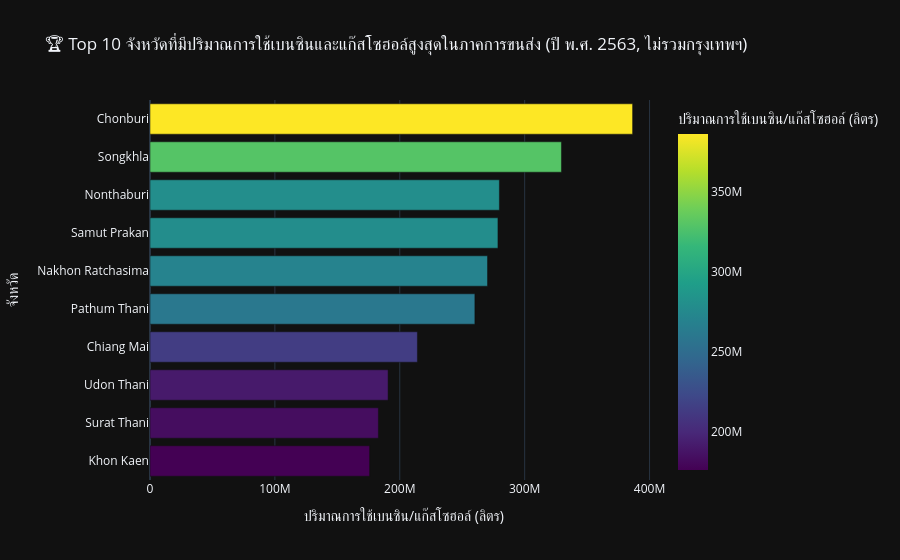

The notebook cell saved with this chart:
### Markdown cell above
### 📊 แผนภาพ 2: Top 10 จังหวัดที่มีการใช้น้ำมันประเภทเบนซิน/แก๊สโซฮอล์สูงสุด (ปี 2563 - ไม่รวมกรุงเทพมหานคร)
กรุงเทพมหานครจะมีอัตราส่วนที่สูงมากเป็นปกติ เราจึงแยกออกเพื่อดูความต้องการพลังงานในต่างจังหวัดที่มีความสำคัญทางเศรษฐกิจ

### Code cell
# กรองข้อมูลเฉพาะปี 2563 และไม่รวมกรุงเทพฯ
df_prov_2563 = df_fuel[(df_fuel['BE_Year'] == 2563) & (df_fuel['Province'] != 'Bangkok')]

# เลือก 10 อันดับแรก
df_top10 = df_prov_2563.nlargest(10, 'Gasoline_Gasohol')

# พล็อตกราฟแท่งแนวนอน
fig_prov = px.bar(
    df_top10, 
    x='Gasoline_Gasohol', 
    y='Province', 
    orientation='h',
    labels={'Gasoline_Gasohol': 'ปริมาณการใช้เบนซิน/แก๊สโซฮอล์ (ลิตร)', 'Province': 'จังหวัด'},
    title='🏆 Top 10 จังหวัดที่มีปริมาณการใช้เบนซินและแก๊สโซฮอล์สูงสุดในภาคการขนส่ง (ปี พ.ศ. 2563, ไม่รวมกรุงเทพฯ)',
    template='plotly_dark',
    color='Gasoline_Gasohol',
    color_continuous_scale='Viridis'
)

fig_prov.update_layout(yaxis={'categoryorder':'total ascending'})
fig_prov.show()

### Figure 1 — Plotly figure (JSON) as saved in the notebook; plotly's stock layout.template omitted (floating-point values rounded to 4 significant figures)
{"data": [{"alignmentgroup": "True", "hovertemplate": "ปริมาณการใช้เบนซิน/แก๊สโซฮอล์ (ลิตร)=%{marker.color}<br>จังหวัด=%{y}<extra></extra>", "legendgroup": "", "marker": {"color": [386428431, 329456883, 279760284, 278605603, 270268188, 260133094, 214122066, 190650797, 182898666, 175847009], "coloraxis": "coloraxis", "pattern": {"shape": ""}}, "name": "", "offsetgroup": "", "orientation": "h", "showlegend": false, "textposition": "auto", "type": "bar", "x": [386428431, 329456883, 279760284, 278605603, 270268188, 260133094, 214122066, 190650797, 182898666, 175847009], "xaxis": "x", "y": ["Chonburi", "Songkhla", "Nonthaburi", "Samut Prakan", "Nakhon Ratchasima", "Pathum Thani", "Chiang Mai", "Udon Thani", "Surat Thani", "Khon Kaen"], "yaxis": "y"}], "layout": {"barmode": "relative", "coloraxis": {"colorbar": {"title": {"text": "ปริมาณการใช้เบนซิน/แก๊สโซฮอล์ (ลิตร)"}}, "colorscale": [[0.0, "#440154"], [0.1111, "#482878"], [0.2222, "#3e4989"], [0.3333, "#31688e"], [0.4444, "#26828e"], [0.5556, "#1f9e89"], [0.6667, "#35b779"], [0.7778, "#6ece58"], [0.8889, "#b5de2b"], [1.0, "#fde725"]]}, "legend": {"tracegroupgap": 0}, "title": {"text": "🏆 Top 10 จังหวัดที่มีปริมาณการใช้เบนซินและแก๊สโซฮอล์สูงสุดในภาคการขนส่ง (ปี พ.ศ. 2563, ไม่รวมกรุงเทพฯ)"}, "xaxis": {"anchor": "y", "domain": [0.0, 1.0], "title": {"text": "ปริมาณการใช้เบนซิน/แก๊สโซฮอล์ (ลิตร)"}}, "yaxis": {"anchor": "x", "categoryorder": "total ascending", "domain": [0.0, 1.0], "title": {"text": "จังหวัด"}}}}
